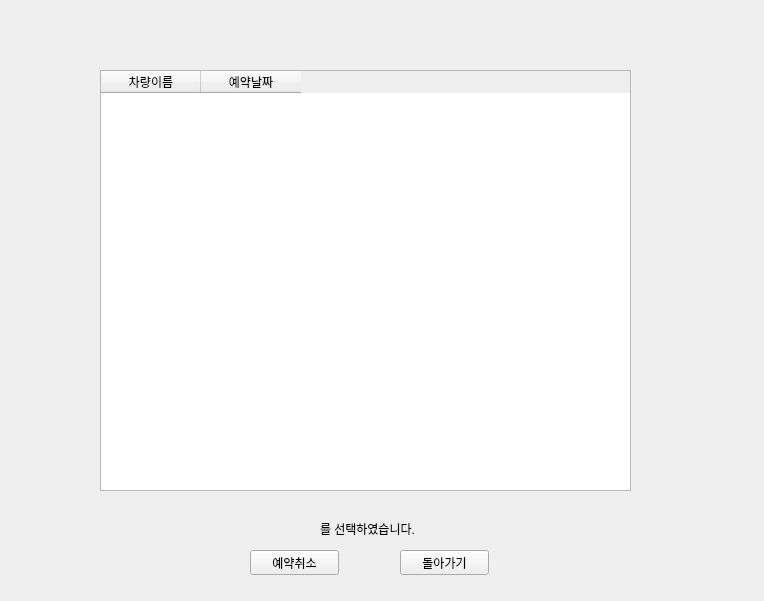
<?xml version="1.0" encoding="UTF-8"?>
<ui version="4.0">
 <class>reserv</class>
 <widget class="QDialog" name="reserv">
  <property name="geometry">
   <rect>
    <x>0</x>
    <y>0</y>
    <width>764</width>
    <height>601</height>
   </rect>
  </property>
  <property name="windowTitle">
   <string>Dialog</string>
  </property>
  <widget class="QTableWidget" name="tableWidget">
   <property name="geometry">
    <rect>
     <x>100</x>
     <y>70</y>
     <width>531</width>
     <height>421</height>
    </rect>
   </property>
   <column>
    <property name="text">
     <string>차량이름</string>
    </property>
   </column>
   <column>
    <property name="text">
     <string>예약날짜</string>
    </property>
   </column>
  </widget>
  <widget class="QLabel" name="label_2">
   <property name="geometry">
    <rect>
     <x>250</x>
     <y>520</y>
     <width>67</width>
     <height>17</height>
    </rect>
   </property>
   <property name="text">
    <string/>
   </property>
  </widget>
  <widget class="QLabel" name="label_3">
   <property name="geometry">
    <rect>
     <x>320</x>
     <y>520</y>
     <width>131</width>
     <height>17</height>
    </rect>
   </property>
   <property name="text">
    <string>를 선택하였습니다.</string>
   </property>
  </widget>
  <widget class="QPushButton" name="pushButton">
   <property name="geometry">
    <rect>
     <x>250</x>
     <y>550</y>
     <width>89</width>
     <height>25</height>
    </rect>
   </property>
   <property name="text">
    <string>예약취소</string>
   </property>
   <property name="autoDefault">
    <bool>false</bool>
   </property>
  </widget>
  <widget class="QPushButton" name="exit">
   <property name="geometry">
    <rect>
     <x>400</x>
     <y>550</y>
     <width>89</width>
     <height>25</height>
    </rect>
   </property>
   <property name="text">
    <string>돌아가기</string>
   </property>
   <property name="autoDefault">
    <bool>false</bool>
   </property>
  </widget>
 </widget>
 <resources/>
 <connections/>
</ui>
